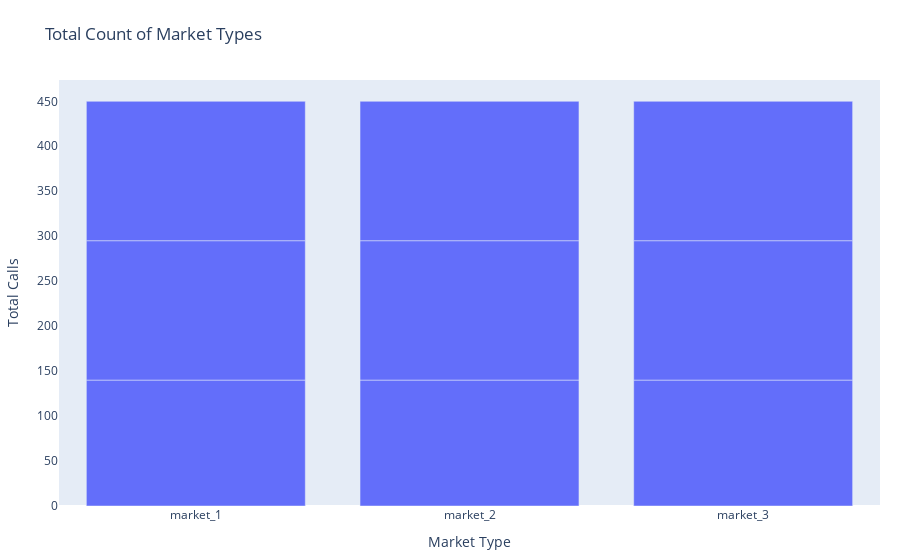
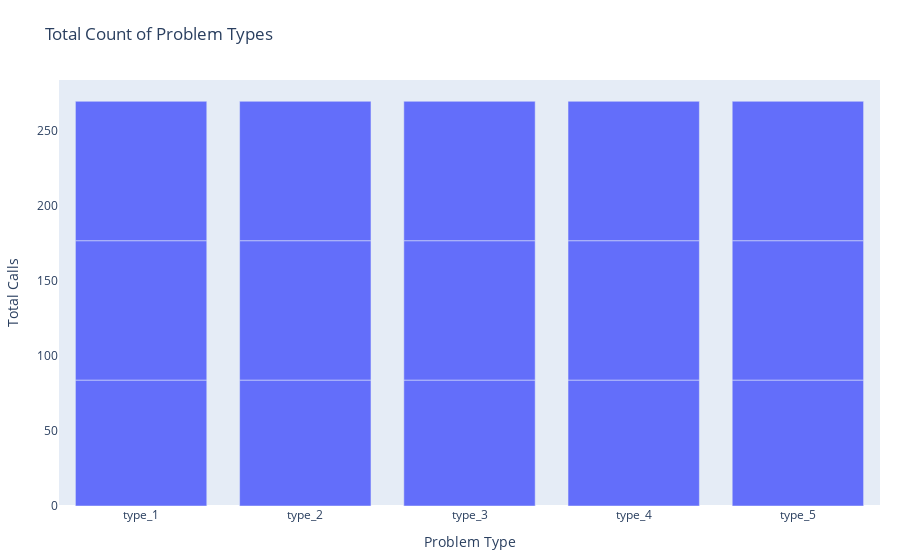

Notebook code cell kept with these figures, in order:
### Markdown cell above
*Plot Showing Count of Problem Type and Market Type by Month*

### Code cell
import plotly.graph_objects as go

# Plotting bar chart for 'new_market' without colors, counts, horizontal lines, and segments
fig_market_type = go.Figure()

fig_market_type.add_trace(go.Bar(
    x=marketType_agg['new_market'],
    y=marketType_agg['market_type_count'],
))

fig_market_type.update_layout(
    title="Total Count of Market Types",
    xaxis=dict(title="Market Type"),
    yaxis=dict(
        title="Total Calls",
        showgrid=False  # Turn off the gridlines
    ),
    showlegend=False,
    barmode='group',  # Remove stacking and show bars as individual units
    margin=dict(t=80, b=20, l=20, r=20),  # Further increased top margin to ensure the title is visible
)

fig_market_type.write_image("marketType.svg") 

# Show the chart
fig_market_type.show() 

# Plotting bar chart for 'new_type' without colors, counts, horizontal lines, and segments
fig_new_type = go.Figure()

fig_new_type.add_trace(go.Bar(
    x=newType_agg['new_type'],
    y=newType_agg['new_type_count'],
))

fig_new_type.update_layout(
    title="Total Count of Problem Types",
    xaxis=dict(title="Problem Type"),
    yaxis=dict(
        title="Total Calls",
        showgrid=False  # Turn off the gridlines
    ),
    showlegend=False,
    barmode='group',  # Remove stacking and show bars as individual units
    margin=dict(t=80, b=20, l=20, r=20),  # Further increased top margin to ensure the title is visible
)

fig_new_type.write_image("problemType.svg") 

# Show the chart
fig_new_type.show()

### Figure 1 — Plotly figure (JSON) as saved in the notebook; plotly's stock layout.template omitted (floating-point values rounded to 4 significant figures)
{"data": [{"type": "bar", "x": ["market_1", "market_2", "market_3", "market_1", "market_2", "market_3", "market_1", "market_2", "market_3"], "y": [140, 140, 140, 155, 155, 155, 155, 155, 155]}], "layout": {"barmode": "group", "margin": {"b": 20, "l": 20, "r": 20, "t": 80}, "showlegend": false, "title": {"text": "Total Count of Market Types"}, "xaxis": {"title": {"text": "Market Type"}}, "yaxis": {"showgrid": false, "title": {"text": "Total Calls"}}}}

### Figure 2 — Plotly figure (JSON) as saved in the notebook; plotly's stock layout.template omitted (floating-point values rounded to 4 significant figures)
{"data": [{"type": "bar", "x": ["type_1", "type_2", "type_3", "type_4", "type_5", "type_1", "type_2", "type_3", "type_4", "type_5", "type_1", "type_2", "type_3", "type_4", "type_5"], "y": [84, 84, 84, 84, 84, 93, 93, 93, 93, 93, 93, 93, 93, 93, 93]}], "layout": {"barmode": "group", "margin": {"b": 20, "l": 20, "r": 20, "t": 80}, "showlegend": false, "title": {"text": "Total Count of Problem Types"}, "xaxis": {"title": {"text": "Problem Type"}}, "yaxis": {"showgrid": false, "title": {"text": "Total Calls"}}}}
